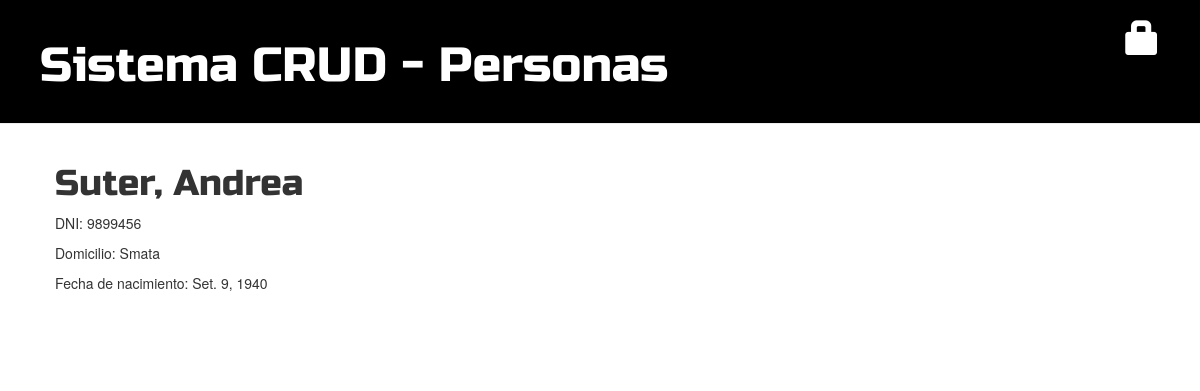
Screenshot of /post/3/ with the database file from the repository.
### blog/models.py (models this page shows, shortened)
class Persona(models.Model):
    author = models.ForeignKey('auth.User', on_delete=models.CASCADE)
    apellido = models.CharField(max_length=100)
    nombre = models.CharField(max_length=100)
    dni = models.CharField(max_length=100)
    domicilio = models.CharField(max_length=200)
    fechaDeNacimiento = models.DateField()
    fechaDeAlta = models.DateTimeField(default=timezone.now)

### blog/views.py (the view)
# urls.py: path('post/<int:pk>/', views.post_detail, name='post_detail'),
def post_detail(request, pk):
    persona = get_object_or_404(Persona, pk=pk)
    return render(request, 'blog/post_detail.html', {'persona': persona})

### blog/templates/blog/post_detail.html (shortened to what this page needs)
{% extends 'blog/base.html' %}
{% block content %}
    <div class="post">
        <h1>{{ persona.apellido }}, {{ persona.nombre}}</h1>
        <p>DNI: {{ persona.dni}}</p>
        <p>Domicilio: {{ persona.domicilio}}</p>
        <p>Fecha de nacimiento: {{ persona.fechaDeNacimiento}}</p>
    </div>
{% endblock %}

### blog/static/css/blog.css (style rules this page uses)
h1, h2, h3, h4 { font-family: 'Russo One', sans-serif; }
.post { margin-bottom: 70px; }

### rows the page displays
Persona: apellido "Suter", nombre "Andrea", dni "9899456", domicilio "Smata", fechaDeNacimiento "Set. 9, 1940"
